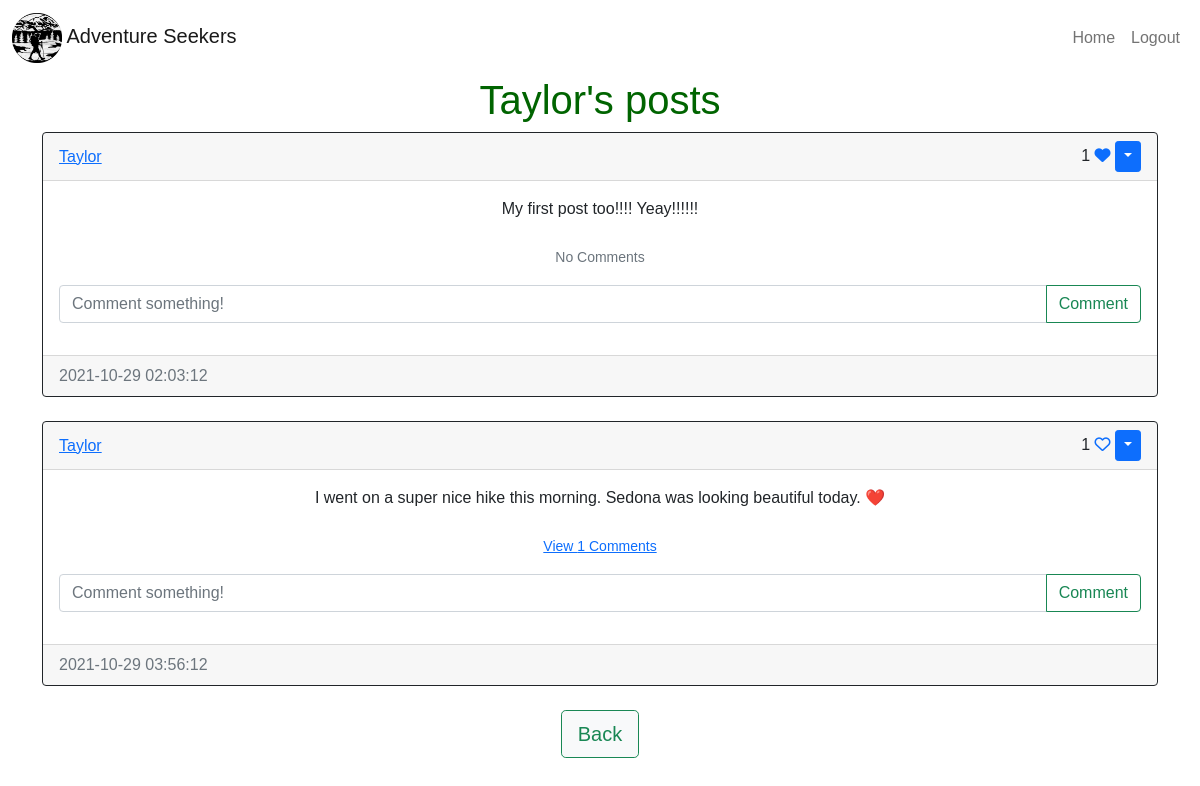
Before: /posts/Taylor (signed in) with the older database file.
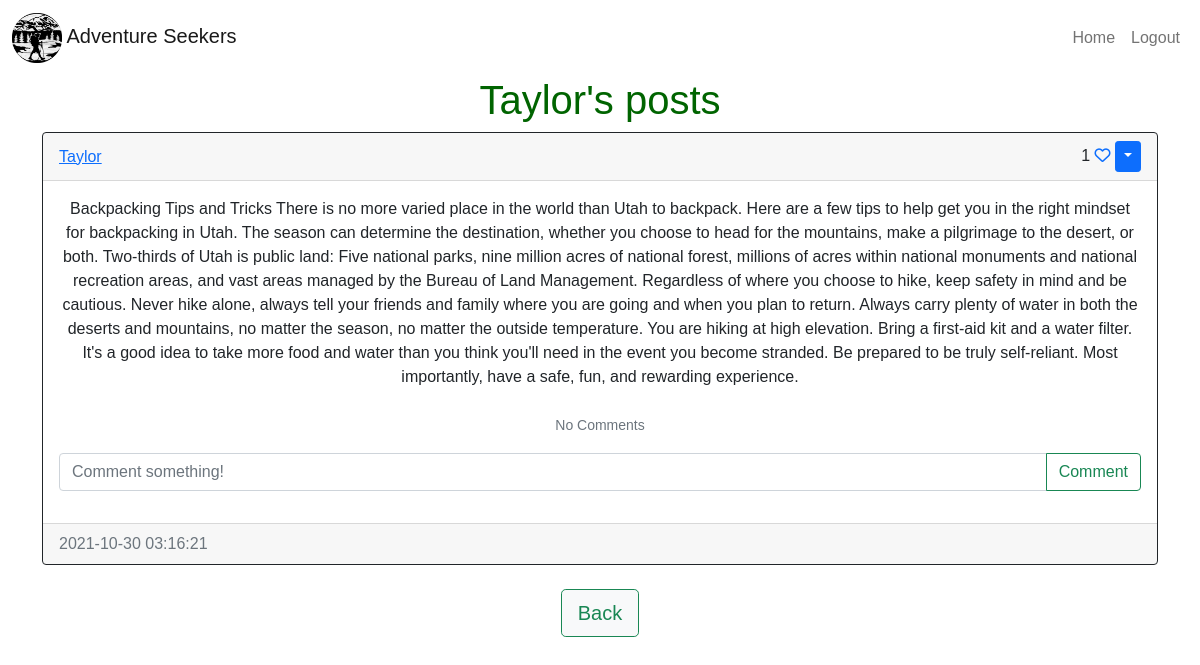
After: the same page with the newer database file.
### sunny_app/models.py (models this page shows)
class User(db.Model, UserMixin):
    id = db.Column(db.Integer, primary_key=True)
    email = db.Column(db.String(150), unique=True)
    username = db.Column(db.String(150), unique=True)
    password = db.Column(db.String(150))
    date_created = db.Column(db.DateTime(timezone=True), default=func.now())
    posts = db.relationship('Post', backref='user', passive_deletes=True)
    comments = db.relationship('Comment', backref='user', passive_deletes=True)
    likes = db.relationship('Like', backref='user', passive_deletes=True)

class Post(db.Model):
    id = db.Column(db.Integer, primary_key=True)
    text = db.Column(db.Text, nullable=False)
    date_created = db.Column(db.DateTime(timezone=True), default=func.now())
    author = db.Column(db.Integer, db.ForeignKey(
        'user.id', ondelete="CASCADE"), nullable=False)
    comments = db.relationship('Comment', backref='post', passive_deletes=True)
    likes = db.relationship('Like', backref='post', passive_deletes=True)

### sunny_app/views.py (the view)
@views.route("/posts/<username>")
@login_required
def posts(username):
    user = User.query.filter_by(username=username).first()
    if not user:
        flash('No user with that username exists.', category='error')
        return redirect(url_for('views.home'))
    posts = user.posts
    return render_template("posts.html", user=current_user, posts=posts, username=username)

### sunny_app/__init__.py (called while the page is built)
def create_app():
    app = Flask(__name__)
    app.config['SECRET_KEY'] = "helloworld"
    app.config['SQLALCHEMY_DATABASE_URI'] = f'sqlite:///{DB_NAME}'
    db.init_app(app)
    from .views import views
    from .auth import auth
    app.register_blueprint(views, url_prefix="/")
    app.register_blueprint(auth, url_prefix="/")
    from .models import User, Post, Comment, Like
    create_database(app)
    login_manager = LoginManager()
    login_manager.login_view = "auth.login"
    login_manager.init_app(app)
    @login_manager.user_loader
    def load_user(id):
        return User.query.get(int(id))
    return app

### sunny_app/templates/posts.html (shortened to what this page needs)
{% extends "posts_div.html" %}  {% block header %} {{username}}'s posts {% endblock %} {% block footer %}
<div align="center">
  <a href="/home"
    ><button type="button" class="btn btn-light btn-outline-success btn-lg">
      Back
    </button></a
  >
</div>
{% endblock %}

### sunny_app/templates/posts_div.html (shortened to what this page needs)
{% extends "base.html" %} {% block title %}Home{% endblock %} {% block content
%}
<div class="page-title">
  <h1 align="center">{% block header %}Posts{% endblock %}</h1>
</div>
<div id="posts">
  {% for post in posts %}
  <div class="card border-dark">
    <div class="card-header d-flex justify-content-between align-items-center">
      <a href="/posts/{{post.user.username}}">{{post.user.username}}</a>
      <div>
        {{post.likes|length}} {% if user.id in
        post.likes|map(attribute="author")|list %}
        <a href="/like-post/{{post.id}}"><i class="fas fa-heart"></i></a>
        {% else %}
        <a href="/like-post/{{post.id}}"><i class="far fa-heart"></i></a>
        {% endif %} {% if user.id == post.author %}
        <div class="btn-group">
          <button
            type="button"
            class="btn btn-sm btn-primary dropdown-toggle"
            data-bs-toggle="dropdown"
          ></button>
        </div>
        {% endif %}
      </div>
    </div>
    <div class="card-body">
      <div class="card-text">{{post.text}}</div>
      <br />
      <p class="card-text">
        {% if post.comments|length > 0 %}
        <a data-bs-toggle="collapse" href="#comments-{{post.id}}" role="button">
          <small>View {{post.comments|length}} Comments</small>
        </a>
        {% else %}
        <small class="text-muted">No Comments</small>
        {% endif %}
      </p>
      <form
        class="input-group mb-3"
        method="POST"
        action="/create-comment/{{post.id}}"
      >
        <input
          type="text"
          id="text"
          name="text"
          class="form-control"
          placeholder="Comment something!"
        />
        <button type="submit" class="btn btn-outline-success">Comment</button>
      </form>
    </div>
    <div class="card-footer text-muted">{{post.date_created}}</div>
  </div>
  <br/ > {% endfor %}
</div>
{% block footer %}{% endblock %} {% endblock %}

### sunny_app/templates/base.html (shortened to what this page needs)
<!DOCTYPE html>
<html lang="en">
  <head>
    <link
      href="https://cdn.jsdelivr.net/npm/bootstrap@5.1.3/dist/css/bootstrap.min.css"
      rel="stylesheet"
    />
    <link
      rel="stylesheet"
      href="{{ url_for('static', filename='css/main.css') }}"
    />
  </head>
  <body>
    <nav
      class="navbar navbar-expand-lg navbar-light"
      style="background-color: #fff"
    >
      <div class="container-fluid">
        <a class="navbar-brand" href="/home">
          <img
            src="static/logo.png"
            alt="Adventure Seekers"
            width="50"
            height="50"
            class="d-inline-block align-center"
          />
          Adventure Seekers</a
        >
        <div class="collapse navbar-collapse" id="navbar">
          <ul class="navbar-nav ms-auto text-center">
            <a class="nav-item nav-link" href="/home">Home</a>
            {% if user.is_authenticated %}
            <a class="nav-item nav-link" href="/logout">Logout</a>
            {% else %}
            <a class="nav-item nav-link" href="/login">Login</a>
            <a class="nav-item nav-link" href="/sign-up">Sign Up</a>
            {% endif %}
          </ul>
        </div>
      </div>
    </nav>
    <div class="container">{% block content %}{% endblock %}</div>
  </body>
</html>

### sunny_app/static/css/main.css (style rules this page uses)
body { background: url("https://mdbootstrap.com/img/Photos/Others/images/76.jpg") no-repeat center center fixed; -webkit-background-size: cover; -moz-background-size: cover; background-size: cover; -o-background-size: cover; font-family: Arial, Helvetica, sans-serif; }
.card-text { text-align: center; }
.page-title { font-family: Arial, Helvetica, sans-serif; color: darkgreen; }

Changed rows visible on the page:
no longer on this page (row edited): Post: user.username "Taylor", likes|length "1", text "My first post too!!!! Yeay!!!!!!", shows "No Comments", date_created "2021-10-29 02:03:12"
removed Post: user.username "Taylor", likes|length "1", text "I went on a super nice hike this morning. Sedona was looking beautiful today. ❤️", comments|length "1", date_created "2021-10-29 03:56:12"
now on this page (row edited): Post: user.username "Taylor", likes|length "1", text "Backpacking Tips and Tricks There is no more varied place in the world than Utah to backpack. Here are a few tips to help get you in the right mindset for backpacking in Utah. The season can determine the destination, whether you choose to head for the mountains, make a pilgrimage to the desert, or both. Two-thirds of Utah is public land: Five national parks, nine million acres of national forest, millions of acres within national monuments and national recreation areas, and vast areas managed by the Bureau of Land Management. Regardless of where you choose to hike, keep safety in mind and be cautious. Never hike alone, always tell your friends and family where you are going and when you…", shows "No Comments", date_created "2021-10-30 03:16:21"
